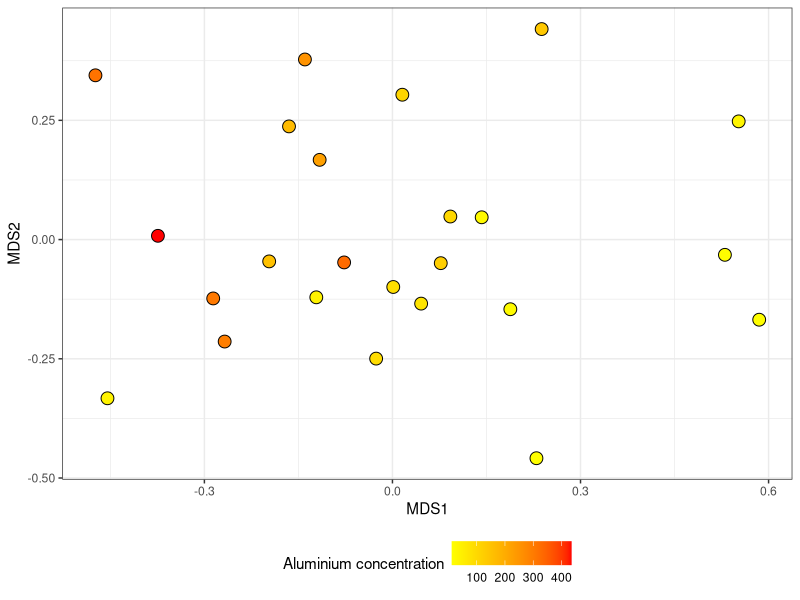
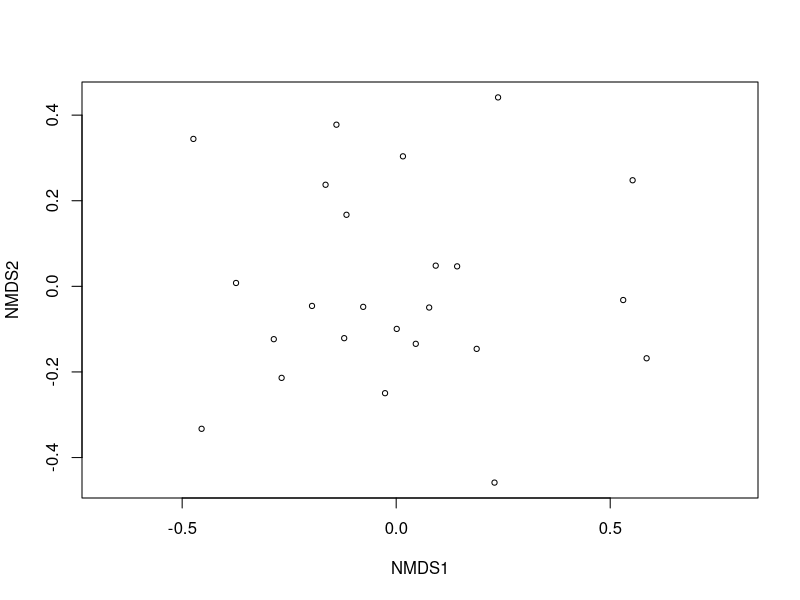

Here is the R script that generated these plots, in order: (Note: this script raises an error after producing the figures.)
## ---- chunk 1
# output options
options(width = 70, scipen = 6, digits = 3)
library(knitr)
# chunk default options
opts_chunk$set(fig.align='center', tidy = FALSE, fig.width = 7, fig.height = 3, warning = FALSE)
## ---- chunk 2
library(vegan)
data(varespec)
data(varechem)
## ---- chunk 3
veg_ord <- metaMDS(varespec)
veg_MDS <- as.data.frame(veg_ord$points)

## ---- chunk 4
library(ggplot2)
ggplot(veg_MDS, aes(x = MDS1, y = MDS2, fill = varechem$Al))  + 
  geom_point(shape=21, size =4)+ 
  theme_bw() + 
  theme(legend.position = "bottom") + 
  labs(fill = "Aluminium concentration") + 
  scale_fill_gradient(high = "red", low = "yellow")

## ---- chunk 5
plot(veg_ord, display = "site")
plot(env_fit)
## ---- chunk 6
env_fit2 <- envfit(veg_ord ~ Al + Mn, data = varechem)
plot(veg_ord, display = "site")
plot(env_fit2, col = "red")
ordisurf(veg_ord, varechem$Al, add = TRUE, col="blue")
ordisurf(veg_ord, varechem$Mn, add = TRUE, col="green")
## ---- chunk 7
dist_com <- vegdist(varespec, method = "bray")
dist_chem <- vegdist(varechem, method = "euclidean")
## ---- chunk 8
x <-as.vector(dist_com)
y <- as.vector(dist_chem)
R <- round(cor(x, y, method = "spearman"), 3)
xy <- data.frame (x, y)
mant <- ggplot(xy, aes(x = x, y = y))
mant + geom_point(size = 3) + xlab ("Biological dissimilarity") + ylab ("Chemical dissimilarity") + annotate("text", x = 0.25, y = 0.35, label = paste("Rspearmen =", R, sep = " "), size = 3) + theme_bw() + geom_smooth(method = "lm", se = FALSE)

## ---- chunk 9
options(digits=4)
mant <- mantel(dist_com, dist_chem, method="spearman", permutations = 999)
mant
## ---- chunk 10
geo <- read.table("data/Coordinates.txt",  
                  header = TRUE, sep = "\t")
dist_geo <- vegdist(geo[, -1], 
                  method = "euclidean")
## ---- chunk 11
mantel_partial <- mantel.partial(dist_com, dist_chem, dist_geo, method = "pearson", permutations = 9999)
mantel_partial
## ---- chunk 12
BioEnv <- bioenv(varespec, varechem, method = "spearman", index = "bray")
BioEnv
## ---- chunk 13
plot(veg_ord, display = "site")
plot(envfit(veg_ord ~ N + P + Al + Mn + Baresoil, data = varechem ))
